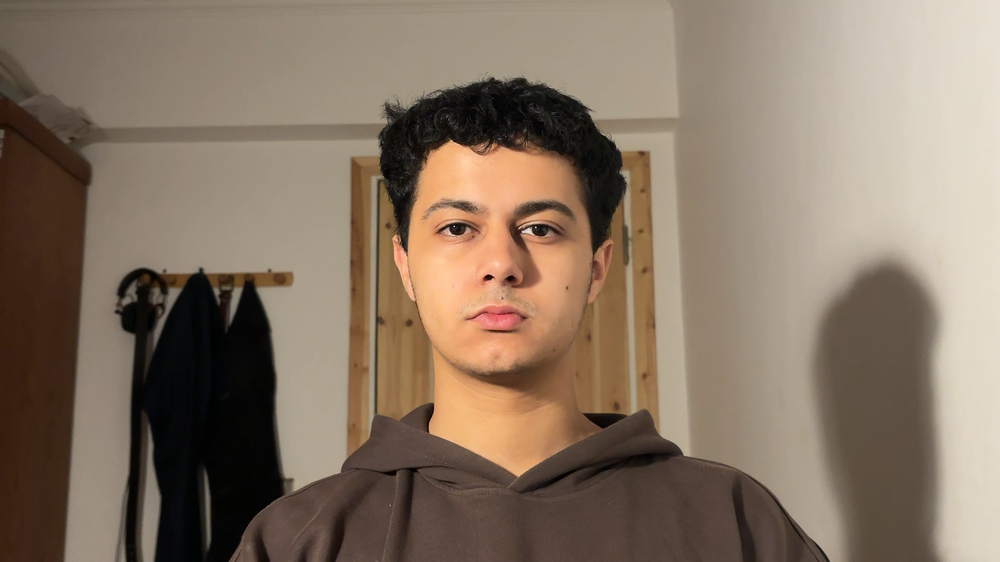
#> input picture captured.png, 1000 x 562 px, shrunk from 1920 x 1080 before the run
$ python -i skeleton_module.py   (imports and definitions only)
#> lines starting #> are read from the running program, lines starting #| are printed output that depends on the picture; after the words box and inside, x2 and y2 are one past the last pixel; in counts of white or black regions, pixels touching at a corner belong together
import cv2
import numpy as np


def skeletonize(binary_img):
    """
    Convert binary image to 1-pixel skeleton
    """

    # ensure binary (0 or 255)
    _, img = cv2.threshold(binary_img, 127, 255, cv2.THRESH_BINARY)

    img = img // 255  # convert to 0/1

    skeleton = np.zeros_like(img, dtype=np.uint8)

    kernel = cv2.getStructuringElement(cv2.MORPH_CROSS, (3, 3))

    while True:
        eroded = cv2.erode(img, kernel)
        opened = cv2.dilate(eroded, kernel)

        temp = cv2.subtract(img, opened)
        skeleton = cv2.bitwise_or(skeleton, temp)

        img = eroded.copy()

        if cv2.countNonZero(img) == 0:
            break

    skeleton = skeleton * 255  # back to 0/255

    return skeleton

>>> import cv2
>>> picture = cv2.imread('../../../captured.png', cv2.IMREAD_GRAYSCALE)
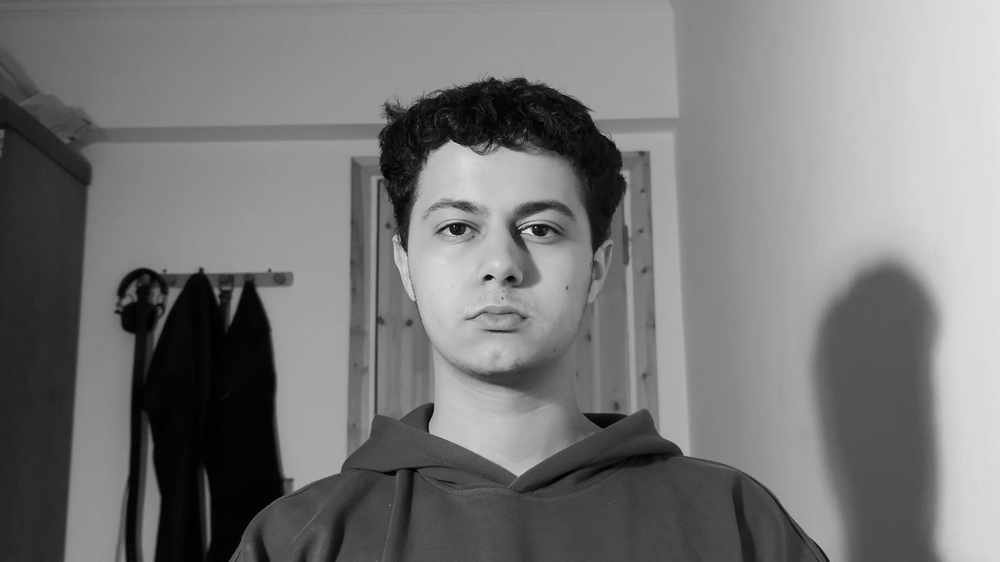
#> picture: shape (562, 1000); min 0, max 233, mean 119.9
>>> result = skeletonize(picture)
#> in skeletonize, `_, img = cv2.threshold(binary_img, 127, 255, cv2.THRESH_BINARY)`:
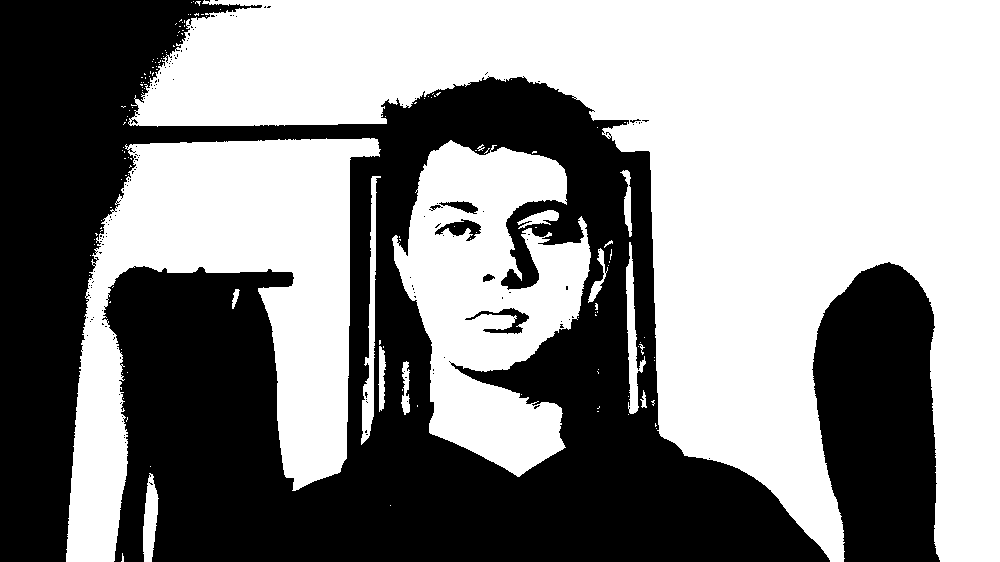
#> img: shape (562, 1000); 54.6% white; 148 black regions (141 under 20 px), largest, box (x1, y1, x2, y2) and area: (0, 0, 830, 562) 222894, (812, 262, 940, 562) 30482, (465, 308, 529, 334) 507
#> the loop in skeletonize, `while True:` made 363 passes
#> pass 1, in skeletonize, `eroded = cv2.erode(img, kernel)`:
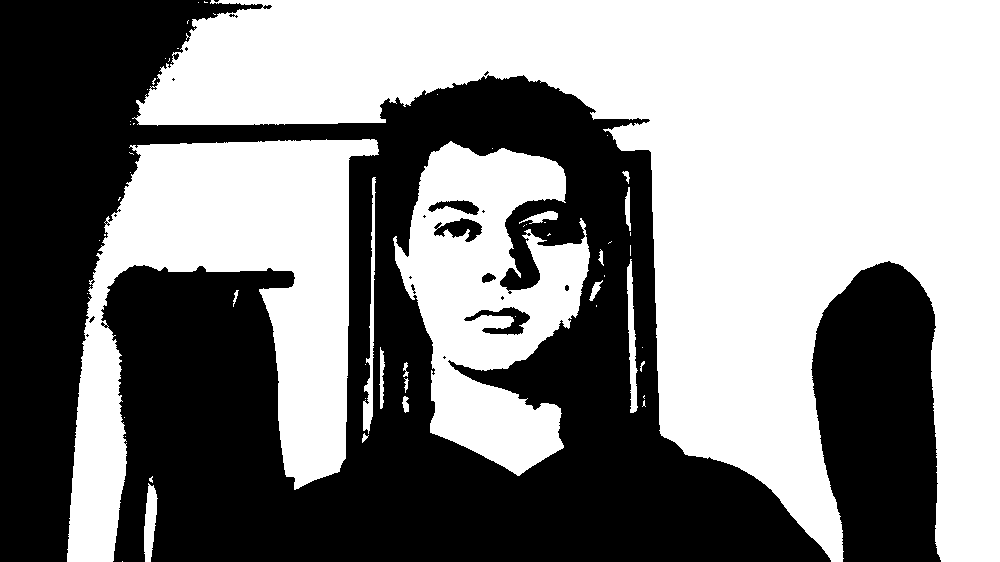
#> eroded: shape (562, 1000); values 0 (black) and 1 (white), 53% white; 21 black regions (13 under 20 px), largest, box (x1, y1, x2, y2) and area: (0, 0, 831, 562) 231233, (811, 261, 941, 562) 31124, (464, 307, 530, 335) 733
#> pass 1, in skeletonize, `opened = cv2.dilate(eroded, kernel)`:
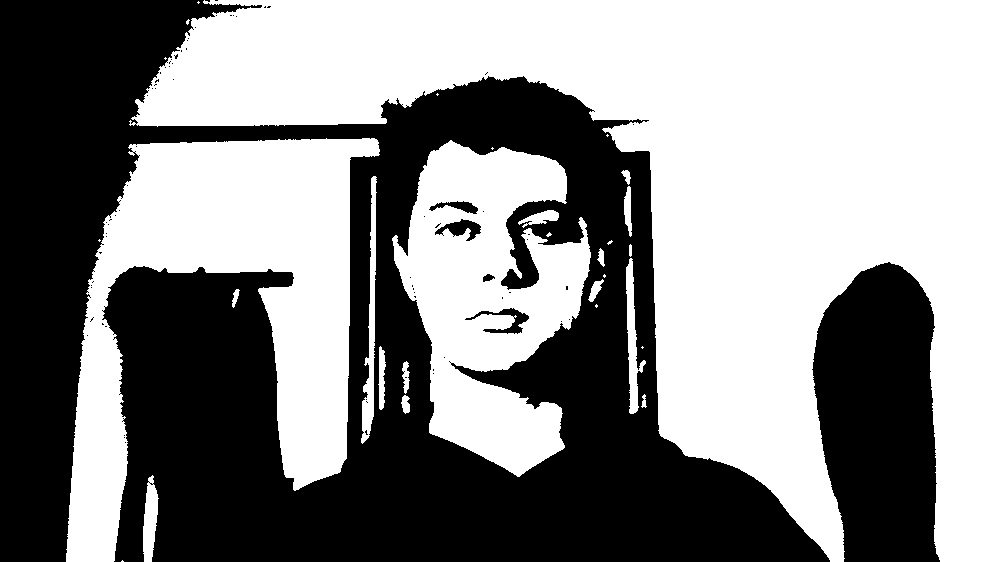
#> opened: shape (562, 1000); values 0 (black) and 1 (white), 54.4% white; 76 black regions (70 under 20 px), largest, box (x1, y1, x2, y2) and area: (0, 0, 830, 562) 224253, (812, 262, 940, 562) 30492, (465, 308, 529, 334) 515, (435, 219, 481, 241) 471, (429, 201, 478, 214) 291, (483, 274, 495, 282) 60
#> pass 1, in skeletonize, `temp = cv2.subtract(img, opened)`:
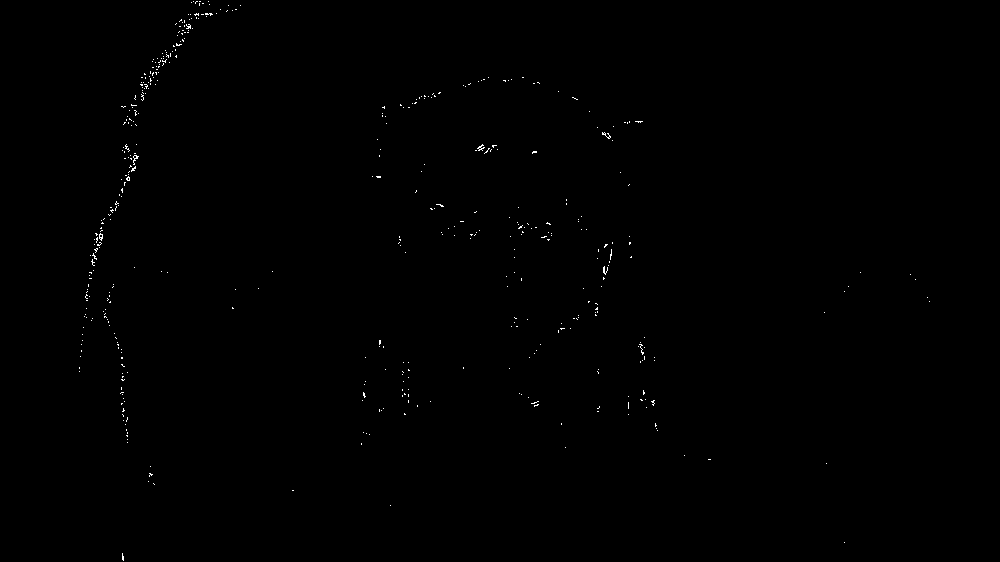
#> temp: shape (562, 1000); values 0 (black) and 1 (white), 0.23% white in thin lines or dots, all inside (x1, y1, x2, y2) = (79, 1, 930, 561)
#> pass 2, in skeletonize, `eroded = cv2.erode(img, kernel)`:
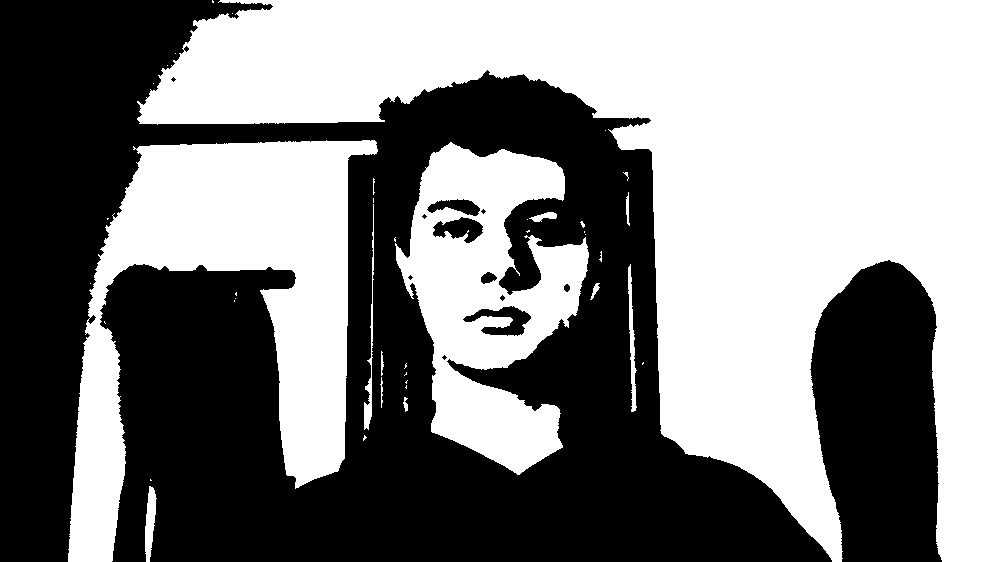
#> eroded: shape (562, 1000); values 0 (black) and 1 (white), 51.6% white; 13 black regions (6 under 20 px), largest, box (x1, y1, x2, y2) and area: (0, 0, 832, 562) 238040, (810, 260, 942, 562) 31758, (463, 306, 531, 336) 951
#> after the loop in skeletonize, `while True:`: eroded: shape (562, 1000); every value is 0
#> after the loop in skeletonize, `while True:`:
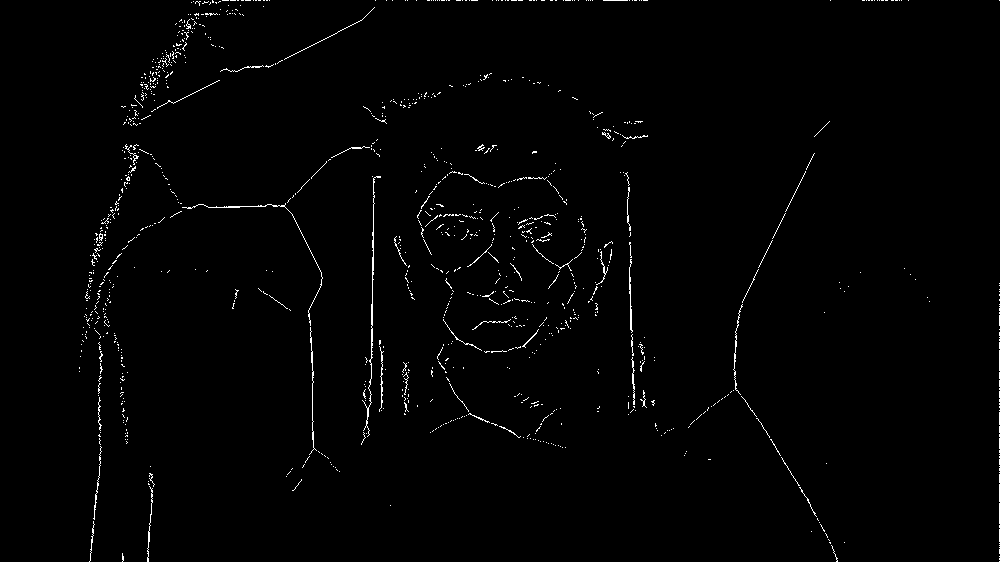
#> skeleton: shape (562, 1000); values 0 (black) and 1 (white), 1.2% white in thin lines or dots
#> in skeletonize, `skeleton = skeleton * 255`: skeleton: shape (562, 1000); 1.2% white in thin lines or dots
